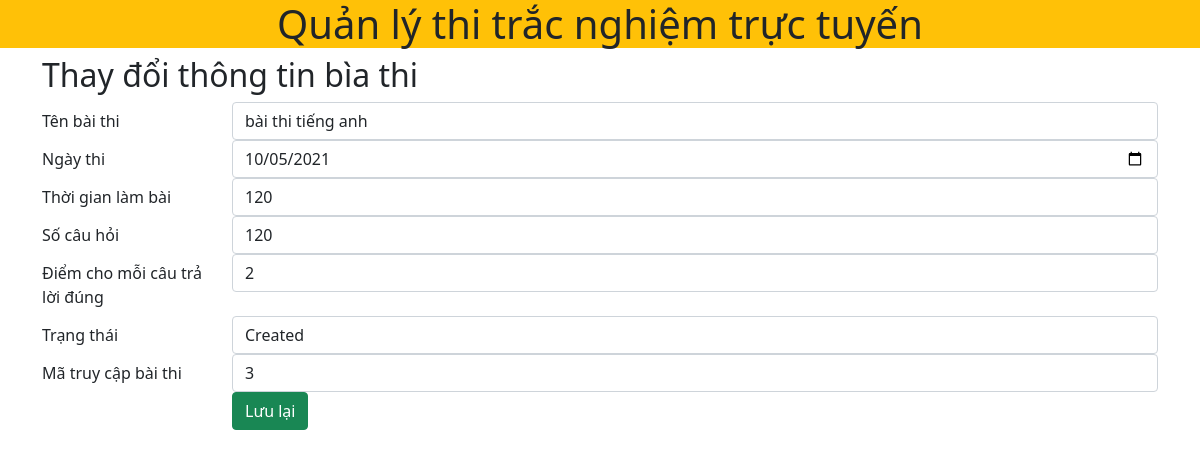
The page /edit.php?id=3 on the database its author committed.
### tables this page shows
CREATE TABLE `exams` (
  `id` int(10) UNSIGNED NOT NULL,
  `exam_title` varchar(30) NOT NULL,
  `exam_datetime` date NOT NULL,
  `duration` int(11) NOT NULL,
  `total_question` int(10) NOT NULL,
  `marks_per_right_answer` int(10) NOT NULL,
  `created_on` date NOT NULL DEFAULT current_timestamp(),
  `status` varchar(20) NOT NULL,
  `exam_code` int(11) NOT NULL
);

### src/edit.php (the view, shortened to what this page needs)
<?php
    include 'header.php';
?>
<main class="container">
    <h2>Thay đổi thông tin bìa thi</h2>
    <?php
    include 'config.php';
    $id = $_GET['id'];
    $sql = "SELECT * FROM `exams` WHERE `id` = $id";
    $res = mysqli_query($conn, $sql);
    if (mysqli_num_rows($res) > 0) {
        $row = mysqli_fetch_assoc($res);
        $etitle=$row['exam_title'];
        $edate=$row['exam_datetime'];
        $duration=$row['duration'];
        $tquest=$row['total_question'];
        $mark=$row['marks_per_right_answer'];
        $status=$row['status'];
        $ecode=$row['exam_code'];
    }
    ?>
    <form method="POST">
        <div class="form-group row">
            <label for="etitle" class="col-sm-2 col-form-label">Tên bài thi</label>
            <div class="col-sm-10">
                <input type="text" class="form-control" id="etitle" name="etitle" value="<?php echo $etitle; ?>">
            </div>
        </div>
        <div class="form-group row">
            <label for="edate" class="col-sm-2 col-form-label">Ngày thi</label>
            <div class="col-sm-10">
                <input type="date" class="form-control" id="edate" name="edate" value="<?php echo $edate; ?>">
            </div>
        </div>
        <div class="form-group row">
            <label for="duration" class="col-sm-2 col-form-label">Thời gian làm bài</label>
            <div class="col-sm-10">
                <input type="text" class="form-control" id="duration" name="duration" value="<?php echo $duration; ?>">
            </div>
        </div>
        <div class="form-group row">
            <label for="tquest" class="col-sm-2 col-form-label">Số câu hỏi</label>
            <div class="col-sm-10">
                <input type="text" class="form-control" id="tquest" name="tquest" value="<?php echo $tquest; ?>">
            </div>
        </div>
        <div class="form-group row">
            <label for="mark" class="col-sm-2 col-form-label"> Điểm cho mỗi câu trả lời đúng</label>
            <div class="col-sm-10">
                <input type="tel" class="form-control" id="mark" name="mark" value="<?php echo $mark ?>">
            </div>
        </div>
        <div class="form-group row">
            <label for="status" class="col-sm-2 col-form-label"> Trạng thái</label>
            <div class="col-sm-10">
                <input type="tel" class="form-control" id="status" name="status" value="<?php echo $status; ?>">
            </div>
        </div>
        <div class="form-group row">
            <label for="ecode" class="col-sm-2 col-form-label"> Mã truy cập bài thi</label>
            <div class="col-sm-10">
                <input type="tel" class="form-control" id="ecode" name="ecode" value="<?php echo $ecode; ?>">
            </div>
        </div>
        <div class="form-group row">
            <label for="empMobile" class="col-sm-2 col-form-label"></label>
            <div class="col-sm-10">
                <button type="submit" class="btn btn-success" name="btnsave">Lưu lại</button>
            </div>
        </div>
    </form>
</main>
<?php
    include 'footer.php';
?>

### rows shown on the page
exams: etitle "bài thi tiếng anh", edate "10/05/2021", duration "120", tquest "120", mark "2", status "Created", ecode "3"
